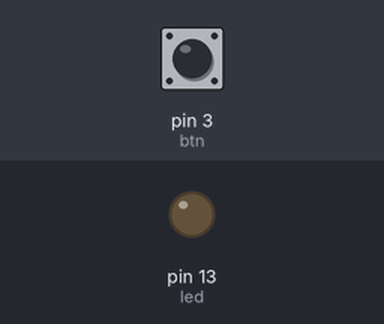
The sketch below on a simulated Arduino Uno, built with avr-gcc and run on an emulated ATmega328P. Shown: output pins drawn as LEDs (lit = HIGH). The inputs (shaded band) are chosen by the test bench; at power-on: pin 3 (btn) LOW.

Above: at 1.2 s.
1.3 s: pin 3 (btn) pulled HIGH for 0.15 s
At 1.4 s:
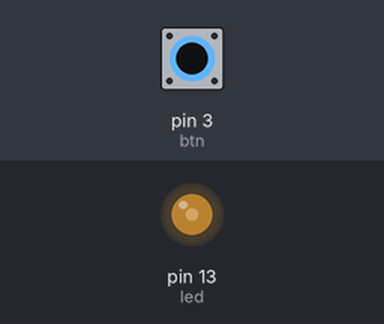
3.0 s: pin 3 (btn) pulled HIGH for 1 s
At 5.0 s:
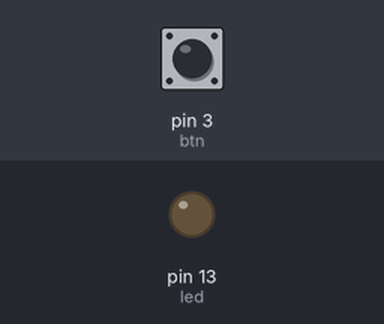
5.5 s: pin 3 (btn) pulled HIGH for 3.2 s
At 6.1 s:
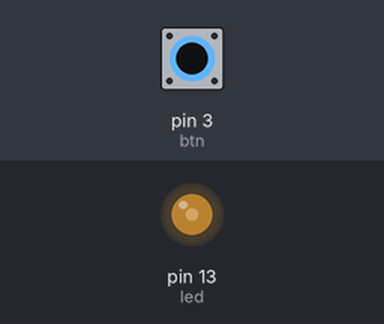
Timing chart, 0 to 10.2 s (numbered marks = the images above; inputs shaded):
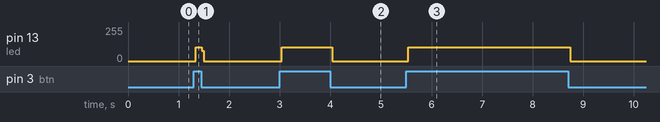

Measured:
- after the input at 1.3 s, pin 13 (led): 0/255 → 102/255 at once, → 0/255 0.12 s later
- after the input at 3.0 s, pin 13 (led): 0/255 → 103/255 at once, → 0/255 1.0 s later
- after the input at 5.5 s, pin 13 (led): 0/255 → 102/255 at once, → 0/255 3.2 s later

The sketch:

btnRead.ino
```cpp
int  btn = 3;
int led =13;
void setup() {
  pinMode(btn, INPUT);
  pinMode(led, OUTPUT);
}

void loop() {
  digitalWrite(led,LOW);
  int valor = digitalRead(btn);
  if (valor == 1){
     digitalWrite(led,HIGH);
  }

}
```
